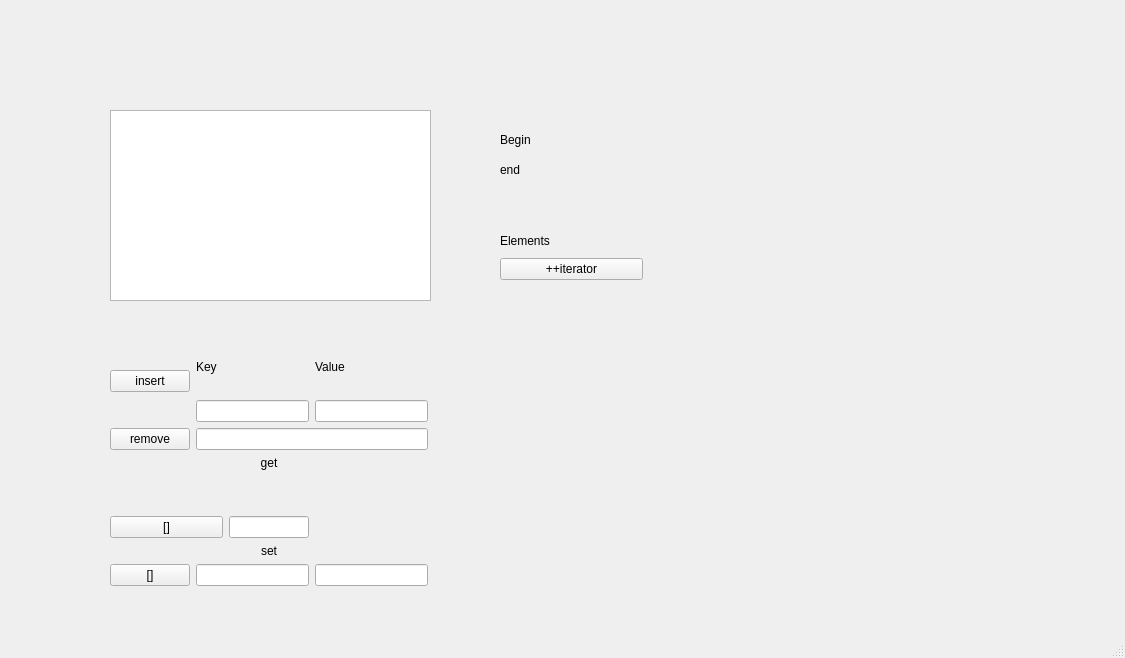
<?xml version="1.0" encoding="UTF-8"?>
<ui version="4.0">
 <class>MainWindow</class>
 <widget class="QMainWindow" name="MainWindow">
  <property name="geometry">
   <rect>
    <x>0</x>
    <y>0</y>
    <width>1125</width>
    <height>658</height>
   </rect>
  </property>
  <property name="windowTitle">
   <string>MainWindow</string>
  </property>
  <widget class="QWidget" name="centralwidget">
   <widget class="QTableView" name="tableView">
    <property name="geometry">
     <rect>
      <x>110</x>
      <y>110</y>
      <width>321</width>
      <height>191</height>
     </rect>
    </property>
   </widget>
   <widget class="QLabel" name="label_4">
    <property name="geometry">
     <rect>
      <x>500</x>
      <y>130</y>
      <width>63</width>
      <height>20</height>
     </rect>
    </property>
    <property name="text">
     <string>Begin</string>
    </property>
   </widget>
   <widget class="QLabel" name="label_5">
    <property name="geometry">
     <rect>
      <x>610</x>
      <y>130</y>
      <width>151</width>
      <height>21</height>
     </rect>
    </property>
    <property name="text">
     <string/>
    </property>
   </widget>
   <widget class="QLabel" name="label_6">
    <property name="geometry">
     <rect>
      <x>610</x>
      <y>160</y>
      <width>151</width>
      <height>21</height>
     </rect>
    </property>
    <property name="text">
     <string/>
    </property>
   </widget>
   <widget class="QLabel" name="label_7">
    <property name="geometry">
     <rect>
      <x>500</x>
      <y>160</y>
      <width>63</width>
      <height>20</height>
     </rect>
    </property>
    <property name="text">
     <string>end</string>
    </property>
   </widget>
   <widget class="QWidget" name="">
    <property name="geometry">
     <rect>
      <x>110</x>
      <y>340</y>
      <width>318</width>
      <height>246</height>
     </rect>
    </property>
    <layout class="QVBoxLayout" name="verticalLayout_7">
     <item>
      <layout class="QHBoxLayout" name="horizontalLayout">
       <item>
        <widget class="QPushButton" name="pushButton">
         <property name="text">
          <string>insert</string>
         </property>
        </widget>
       </item>
       <item>
        <layout class="QVBoxLayout" name="verticalLayout_4">
         <item>
          <widget class="QLabel" name="label">
           <property name="text">
            <string>Key</string>
           </property>
          </widget>
         </item>
         <item>
          <widget class="QLineEdit" name="key"/>
         </item>
        </layout>
       </item>
       <item>
        <layout class="QVBoxLayout" name="verticalLayout_5">
         <item>
          <widget class="QLabel" name="label_2">
           <property name="text">
            <string>Value</string>
           </property>
          </widget>
         </item>
         <item>
          <widget class="QLineEdit" name="value"/>
         </item>
        </layout>
       </item>
      </layout>
     </item>
     <item>
      <layout class="QVBoxLayout" name="verticalLayout_6">
       <item>
        <layout class="QHBoxLayout" name="horizontalLayout_5">
         <item>
          <widget class="QPushButton" name="pushButton_2">
           <property name="text">
            <string>remove</string>
           </property>
          </widget>
         </item>
         <item>
          <widget class="QLineEdit" name="removeKey"/>
         </item>
        </layout>
       </item>
      </layout>
     </item>
     <item>
      <layout class="QVBoxLayout" name="verticalLayout_3">
       <item>
        <layout class="QVBoxLayout" name="verticalLayout">
         <item>
          <widget class="QLabel" name="label_11">
           <property name="text">
            <string>&lt;html&gt;&lt;head/&gt;&lt;body&gt;&lt;p align=&quot;center&quot;&gt;get&lt;/p&gt;&lt;p align=&quot;center&quot;&gt;&lt;br/&gt;&lt;/p&gt;&lt;/body&gt;&lt;/html&gt;</string>
           </property>
          </widget>
         </item>
         <item>
          <layout class="QHBoxLayout" name="horizontalLayout_6">
           <item>
            <layout class="QHBoxLayout" name="horizontalLayout_3">
             <item>
              <widget class="QPushButton" name="pushButton_4">
               <property name="text">
                <string>[]</string>
               </property>
              </widget>
             </item>
             <item>
              <widget class="QLineEdit" name="findKey">
               <property name="maximumSize">
                <size>
                 <width>80</width>
                 <height>16777215</height>
                </size>
               </property>
              </widget>
             </item>
             <item>
              <widget class="QLabel" name="label_10">
               <property name="text">
                <string/>
               </property>
              </widget>
             </item>
            </layout>
           </item>
          </layout>
         </item>
        </layout>
       </item>
       <item>
        <layout class="QVBoxLayout" name="verticalLayout_2">
         <item>
          <widget class="QLabel" name="label_12">
           <property name="text">
            <string>&lt;html&gt;&lt;head/&gt;&lt;body&gt;&lt;p align=&quot;center&quot;&gt;set&lt;/p&gt;&lt;/body&gt;&lt;/html&gt;</string>
           </property>
          </widget>
         </item>
         <item>
          <layout class="QHBoxLayout" name="horizontalLayout_4">
           <item>
            <widget class="QPushButton" name="pushButton_5">
             <property name="text">
              <string>[]</string>
             </property>
            </widget>
           </item>
           <item>
            <widget class="QLineEdit" name="setKey"/>
           </item>
           <item>
            <widget class="QLineEdit" name="setValue"/>
           </item>
          </layout>
         </item>
        </layout>
       </item>
      </layout>
     </item>
    </layout>
   </widget>
   <widget class="QWidget" name="">
    <property name="geometry">
     <rect>
      <x>500</x>
      <y>230</y>
      <width>291</width>
      <height>50</height>
     </rect>
    </property>
    <layout class="QHBoxLayout" name="horizontalLayout_2">
     <item>
      <layout class="QVBoxLayout" name="verticalLayout_8">
       <item>
        <widget class="QLabel" name="label_9">
         <property name="text">
          <string>Elements</string>
         </property>
        </widget>
       </item>
       <item>
        <widget class="QPushButton" name="pushButton_3">
         <property name="text">
          <string>++iterator</string>
         </property>
        </widget>
       </item>
      </layout>
     </item>
     <item>
      <widget class="QLabel" name="label_8">
       <property name="text">
        <string/>
       </property>
      </widget>
     </item>
    </layout>
   </widget>
  </widget>
  <widget class="QMenuBar" name="menubar">
   <property name="geometry">
    <rect>
     <x>0</x>
     <y>0</y>
     <width>1125</width>
     <height>21</height>
    </rect>
   </property>
  </widget>
  <widget class="QStatusBar" name="statusbar"/>
 </widget>
 <resources/>
 <connections/>
</ui>
